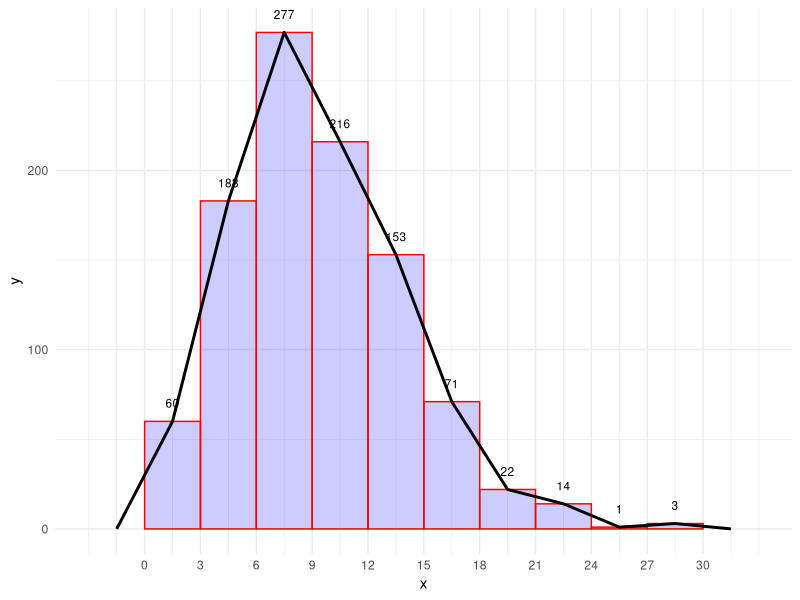
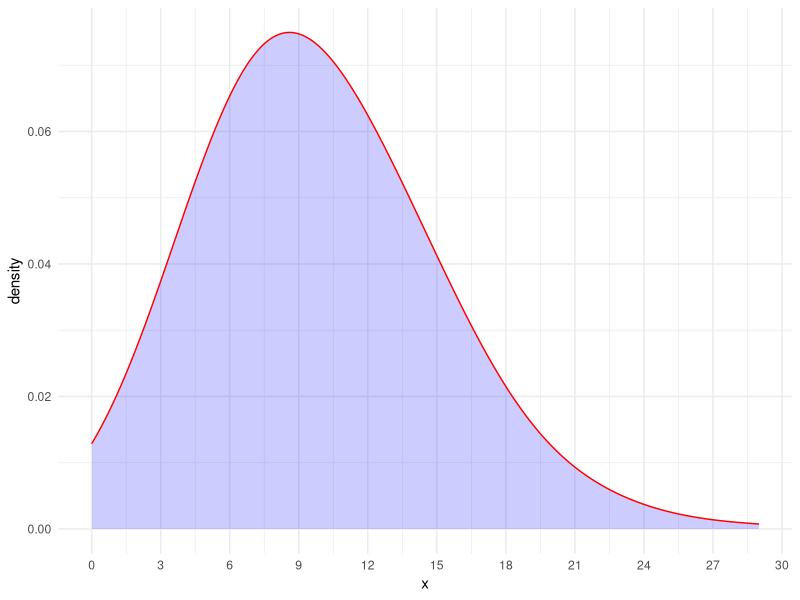

Write the R code that produced these figures, in order.
# load the packages ----------------------------------------------------------
library(tidyverse)


# data ----------------------------------------------------------------------- 

# generate some random data from a negative binomial distribution
set.seed(123)
x <- rnbinom(1000, 10, 0.5)

# create a tibble with the data
dat <- as_tibble(x) %>% 
 rename(x = value)

# find the range of the values
range(dat$x)


# plots --------------------------------------------------------------------------

# create an histogram with the frequency polygon
ggplot(data=dat, aes(x=x)) +
  geom_histogram(binwidth = 3, fill = "blue", color = "red", alpha = 0.2, boundary=0) + 
  stat_bin(binwidth = 3, geom="text", aes(label=..count..), size = 3, vjust=-1.5, boundary=0) +
  geom_freqpoly(binwidth = 3, size = 1, boundary=0) +
  expand_limits(x = 0, y = 0) +
  scale_x_continuous(breaks = seq(0, 30, 3)) +
  theme_minimal()



# create an equivalent density plot
ggplot(data=dat, aes(x=x)) +
  geom_density(bw=3, fill = "blue", color = "red", alpha = 0.2) + 
  scale_x_continuous(breaks = seq(0, 30, 3)) +
  theme_minimal()


# Exercise: try to change the binwith from the histogram and bw from density plot
